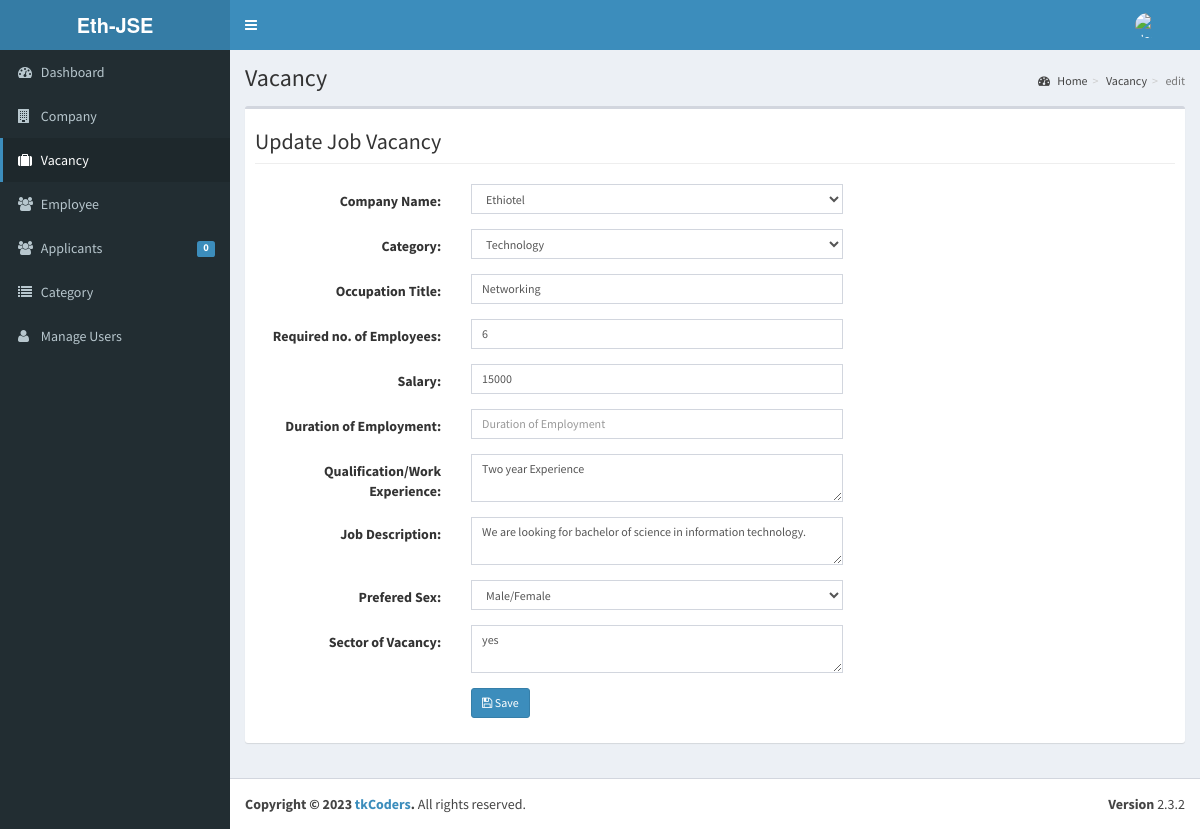
/admin/vacancy/index.php?view=edit&id=1 (signed in), run on the app's committed database.
### tables this page shows
CREATE TABLE `tbljob` (
  `JOBID` int(11) NOT NULL,
  `COMPANYID` int(11) NOT NULL,
  `CATEGORY` varchar(250) NOT NULL,
  `OCCUPATIONTITLE` varchar(90) NOT NULL,
  `REQ_NO_EMPLOYEES` int(11) NOT NULL,
  `SALARIES` double NOT NULL,
  `DURATION_EMPLOYEMENT` varchar(90) NOT NULL,
  `QUALIFICATION_WORKEXPERIENCE` mediumtext NOT NULL,
  `JOBDESCRIPTION` mediumtext NOT NULL,
  `PREFEREDSEX` varchar(30) NOT NULL,
  `SECTOR_VACANCY` mediumtext NOT NULL,
  `JOBSTATUS` varchar(90) NOT NULL,
  `DATEPOSTED` datetime NOT NULL,
  `OCCUPATIONALTITLE_AMH` varchar(255) DEFAULT NULL,
  `JOBDESCRIPTION_AMH` text DEFAULT NULL,
  `QUALIFICATION_WORKEXPERIENCE_AMH` text DEFAULT NULL,
  `OCCUPATIONALTITLE_ORO` varchar(255) DEFAULT NULL,
  `JOBDESCRIPTION_ORO` text DEFAULT NULL,
  `QUALIFICATION_WORKEXPERIENCE_ORO` text DEFAULT NULL
);

### admin/vacancy/index.php (called while the page is built, shortened)
<?php
require_once ("../theme/templates.php");
?>

### include/database.php (called while the page is built, shortened)
<?php
class Database {
	var $sql_string = '';
	private $conn;
	public function open_connection() {
		$this->conn = mysqli_connect(server,user,pass);
		if(!$this->conn){
			echo "Problem in database connection! Contact administrator!";
			exit();
		}else{
			$db_select = mysqli_select_db($this->conn,database_name);
		}
	}
	function setQuery($sql='') {
		$this->sql_string=$sql;
	}
	function executeQuery() {
		$result = mysqli_query($this->conn,$this->sql_string);
		return $result;
	}
	private function confirm_query($result) {
		return $result;
	}
	function loadResultList( $key='' ) {
		$cur = $this->executeQuery();
		$array = array();
		while ($row = mysqli_fetch_object($cur)) {
			if ($key) {
				$array[$row->$key] = $row;
			} else {
				$array[] = $row;
			}
		}
		return $array;
	}
	function loadSingleResult() {
		$cur = $this->executeQuery();
		while ($row = mysqli_fetch_object($cur)) {
		return $data = $row;
		}
	}
}
$mydb = new Database();
?>

### include/job.php (called while the page is built, shortened)
<?php
require_once(LIB_PATH.DS.'database.php');
class Jobs {
	protected static  $tblname = "tbljob";
	function single_job($id=""){
			global $mydb;
			$mydb->setQuery("SELECT * FROM ".self::$tblname."
				Where JOBID= '{$id}' LIMIT 1");
			$cur = $mydb->loadSingleResult();
			return $cur;
	}
}
?>

### admin/vacancy/edit.php (the view, shortened to what this page needs)
<?php
  $jobid = $_GET['id'];
  $job = New Jobs();
  $res = $job->single_job($jobid);
?>
<form class="form-horizontal span6" action="controller.php?action=edit" method="POST">
  <div class="row">
                   <div class="col-lg-12">
                      <h1 class="page-header">Update Job Vacancy</h1>
                    </div>
                 </div>
                 <div class="form-group">
                    <div class="col-md-8">
                      <label class="col-md-4 control-label" for=
                      "COMPANYNAME">Company Name:</label>
                      <div class="col-md-8">
                        <select class="form-control input-sm" id="COMPANYID" name="COMPANYID">
                          <?php
                            $sql ="Select * From tblcompany WHERE COMPANYID=".$res->COMPANYID;
                            $mydb->setQuery($sql);
                            $result  = $mydb->loadResultList();
                            foreach ($result as $row) {
                              echo '<option SELECTED value='.$row->COMPANYID.'>'.$row->COMPANYNAME.'</option>';
                            }
                            $sql ="Select * From tblcompany WHERE COMPANYID!=".$res->COMPANYID;
                            $mydb->setQuery($sql);
                          ?>
                        </select>
                      </div>
                    </div>
                  </div>
                  <div class="form-group">
                    <div class="col-md-8">
                      <label class="col-md-4 control-label" for=
                      "CATEGORY">Category:</label>
                      <div class="col-md-8">
                        <select class="form-control input-sm" id="CATEGORY" name="CATEGORY">
                          <?php
                            $sql ="SELECT * FROM `tblcategory` WHERE CATEGORY='".$res->CATEGORY."'";
                            $mydb->setQuery($sql);
                            $cur  = $mydb->loadResultList();
                            foreach ($cur as $result) {
                              echo '<option SELECTED value='.$result->CATEGORYID.'>'.$result->CATEGORY.'</option>';
                            }
                          ?>
                        </select>
                      </div>
                    </div>
                  </div>
                  <div class="form-group">
                    <div class="col-md-8">
                      <label class="col-md-4 control-label" for=
                      "OCCUPATIONTITLE">Occupation Title:</label>
                      <div class="col-md-8">
                         <input class="form-control input-sm" id="OCCUPATIONTITLE" name="OCCUPATIONTITLE" placeholder="Occupation Title"   autocomplete="none" value="<?php echo $res->OCCUPATIONTITLE; ?>"/>
                      </div>
                    </div>
                  </div>
                    <div class="form-group">
                    <div class="col-md-8">
                      <label class="col-md-4 control-label" for=
                      "REQ_NO_EMPLOYEES">Required no. of Employees:</label>
                      <div class="col-md-8">
                         <input class="form-control input-sm" id="REQ_NO_EMPLOYEES" name="REQ_NO_EMPLOYEES" placeholder="Required no. of Employees"   autocomplete="none" value="<?php echo $res->REQ_NO_EMPLOYEES ?>"/>
                      </div>
                    </div>
                  </div>
                  <div class="form-group">
                    <div class="col-md-8">
                      <label class="col-md-4 control-label" for=
                      "SALARIES">Salary:</label>
                      <div class="col-md-8">
                         <input class="form-control input-sm" id="SALARIES" name="SALARIES" placeholder="Salary"   autocomplete="none" value="<?php echo $res->SALARIES ?>"/>
                      </div>
                    </div>
                  </div>
                  <div class="form-group">
                    <div class="col-md-8">
                      <label class="col-md-4 control-label" for=
                      "DURATION_EMPLOYEMENT">Duration of Employment:</label>
                      <div class="col-md-8">
                         <input class="form-control input-sm" id="DURATION_EMPLOYEMENT" name="DURATION_EMPLOYEMENT" placeholder="Duration of Employment"   autocomplete="none" value="<?php echo $res->DURATION_EMPLOYEMENT ?>"/>
                      </div>
                    </div>
                  </div>
                  <div class="form-group">
                    <div class="col-md-8">
                      <label class="col-md-4 control-label" for=
                      "QUALIFICATION_WORKEXPERIENCE">Qualification/Work Experience:</label>
                      <div class="col-md-8">
                        <textarea class="form-control input-sm" id="QUALIFICATION_WORKEXPERIENCE" name="QUALIFICATION_WORKEXPERIENCE" placeholder="Qualification/Work Experience"   autocomplete="none" ><?php echo $res->QUALIFICATION_WORKEXPERIENCE ?></textarea>
                      </div>
                    </div>
                  </div>
                  <div class="form-group">
                    <div class="col-md-8">
                      <label class="col-md-4 control-label" for=
                      "JOBDESCRIPTION">Job Description:</label>
                      <div class="col-md-8">
                        <textarea class="form-control input-sm" id="JOBDESCRIPTION" name="JOBDESCRIPTION" placeholder="Job Description"   autocomplete="none"><?php echo $res->JOBDESCRIPTION ?></textarea>
                      </div>
                    </div>
                  </div>
                 <div class="form-group">
                    <div class="col-md-8">
                      <label class="col-md-4 control-label" for=
                      "PREFEREDSEX">Prefered Sex:</label>
                      <div class="col-md-8">
                          <select class="form-control input-sm" id="PREFEREDSEX" name="PREFEREDSEX">
                           <option <?php echo ($res->PREFEREDSEX=='Male/Female') ? "SELECTED" :"" ?>>Male/Female</option>
                        </select>
                      </div>
                    </div>
                  </div>
                  <div class="form-group">
                    <div class="col-md-8">
                      <label class="col-md-4 control-label" for=
                      "SECTOR_VACANCY">Sector of Vacancy:</label>
                      <div class="col-md-8">
                        <textarea class="form-control input-sm" id="SECTOR_VACANCY" name="SECTOR_VACANCY" placeholder="Sector of Vacancy"   autocomplete="none"><?php echo $res->SECTOR_VACANCY ?></textarea>
                      </div>
                    </div>
                  </div>
                  <div class="form-group">
                    <div class="col-md-8">
                      <label class="col-md-4 control-label" for=
                      "idno"></label>
                      <div class="col-md-8">
                         <button class="btn btn-primary btn-sm" name="save" type="submit" ><span class="fa fa-save fw-fa"></span> Save</button>
                     </div>
                    </div>
                  </div>
</form>

### data on the page
tbljob: OCCUPATIONTITLE "Networking", REQ_NO_EMPLOYEES "6", SALARIES "15000", QUALIFICATION_WORKEXPERIENCE "Two year Experience", JOBDESCRIPTION "We are looking for bachelor of science in information technology.", SECTOR_VACANCY "yes"

### other printed values
$pending->APPL "0"
$title "Vacancy"
$_GET['view'] "edit"
form field COMPANYID "Ethiotel"
form field CATEGORY "Technology"
